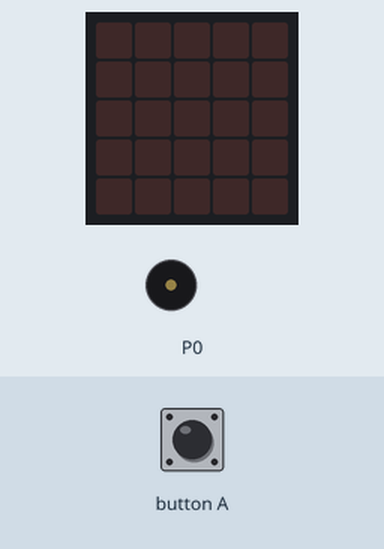
Simulated run of this program. Board: BBC micro:bit (MakeCode). On the bench: the board's 5×5 LED display, buzzer (waves = sounding). The inputs (shaded band) are chosen by the test bench.

Above: at 1.2 s.
1.3 s: button A pressed for 0.15 s
At 3.1 s:
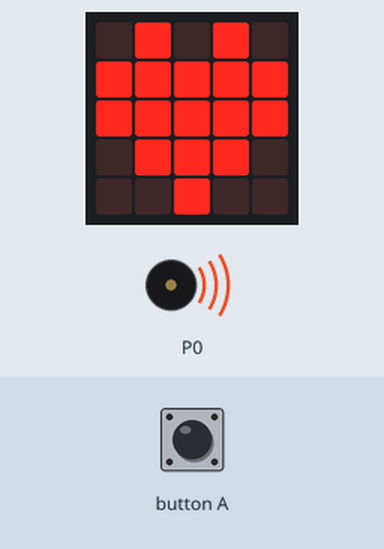
At 6.6 s:
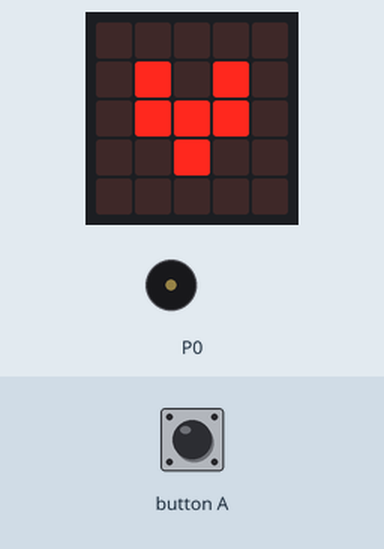
Timing chart, 0 to 8.1 s (numbered marks = the images above; inputs shaded):
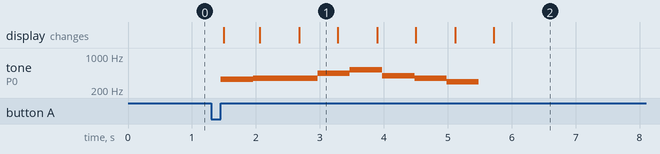

The program:

main.ts
```typescript
input.onButtonPressed(Button.A, function () {
    開關 = true
    music.play(music.stringPlayable("E F F A C5 G F D ", 120), music.PlaybackMode.UntilDone)
    開關 = false
})
let 開關 = false
開關 = false
basic.forever(function () {
    if (開關) {
        basic.showIcon(IconNames.Heart)
        basic.showIcon(IconNames.SmallHeart)
    }
})
```

test.ts
```typescript
// 在這裡測試；當此封包作為擴充功能時，將不會編譯此內容。
```

Measured:
- after the input at 1.3 s, tone on P0: plays 330 Hz for 0.51 s, 349 Hz for 1.0 s, 440 Hz for 0.51 s, 523 Hz for 0.51 s, 392 Hz for 0.51 s, 349 Hz for 0.51 s … (7 notes in this stretch), starting after 0.15 s; the display: changes after 0.20 s (image 1)
- what the display in image 1 shows lasts 0.6 s, from 2.7 s to 3.3 s
